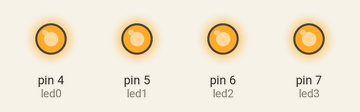
The sketch below on a simulated Arduino Uno, built with avr-gcc and run on an emulated ATmega328P. Shown: output pins drawn as LEDs (lit = HIGH).

Above: at 0.5 s.
At 3.5 s:
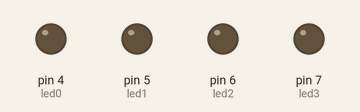
Timing chart, 0 to 4.6 s (numbered marks = the images above):
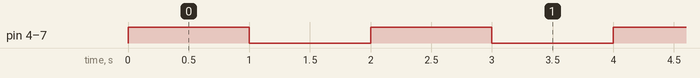

The sketch:

led.ino
```cpp
int led0 = 4;
int led1 = 5;
int led2 = 6;
int led3 = 7;

void setup() {
  // put your setup code here, to run once:
  pinMode(led0,OUTPUT);
  pinMode(led1,OUTPUT);
  pinMode(led2,OUTPUT);
  pinMode(led3,OUTPUT);
}

void loop() {
  // put your main code here, to run repeatedly:
  digitalWrite(led0,HIGH);
  digitalWrite(led1,HIGH);
  digitalWrite(led2,HIGH);
  digitalWrite(led3,HIGH);
  delay(1000);
  digitalWrite(led0,LOW);
  digitalWrite(led1,LOW);
  digitalWrite(led2,LOW);
  digitalWrite(led3,LOW);
  delay(1000);
}
```

Measured:
- by itself, pin 4 (led0), pin 5 (led1), pin 6 (led2), pin 7 (led3): alternates HIGH for 1.0 s and LOW for 1.0 s
